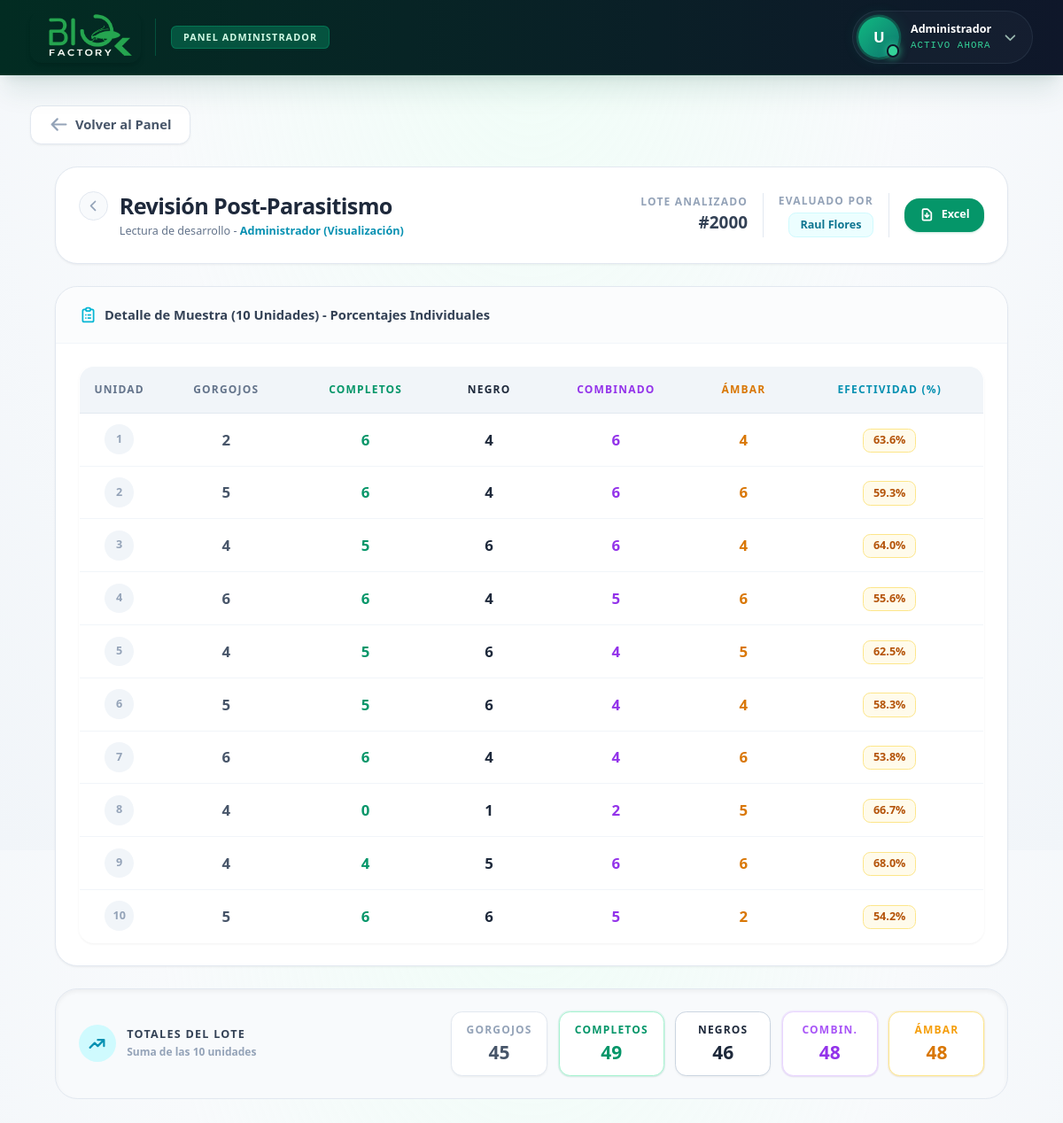
The page /admin/catopar/post/revision/4 on the database its author committed.
### tables this page shows
CREATE TABLE POST_PARASITISMO_CABECERA (
    id_cabecera INTEGER PRIMARY KEY AUTOINCREMENT,
    id_lote TEXT NOT NULL,
    id_operador INTEGER NOT NULL,
    fecha_registro TEXT NOT NULL
, semana INTEGER, estatus TEXT DEFAULT 'Pendiente', porcentaje_global REAL DEFAULT 0.0);

CREATE TABLE USUARIOS (
    id_usuario INTEGER PRIMARY KEY AUTOINCREMENT,
    id_area INTEGER,
    nombre_usuario VARCHAR(150) NOT NULL,
    puesto VARCHAR(100),
    nip_firma VARCHAR(50)
, estatus TEXT DEFAULT 'Activo');

CREATE TABLE POST_PARASITISMO_DETALLE (
    id_detalle INTEGER PRIMARY KEY AUTOINCREMENT,
    id_cabecera INTEGER,
    numero_garbanzo INTEGER,
    gorg_nacidos INTEGER,
    gorg_pupas INTEGER,
    cat_negros INTEGER,
    cat_combinados INTEGER,
    cat_ambar INTEGER, porcentaje_individual REAL DEFAULT 0.0,
    FOREIGN KEY(id_cabecera) REFERENCES POST_PARASITISMO_CABECERA(id_cabecera)
);

### routes/admin.py (the view)
@admin_bp.route('/catopar/post/revision/<int:id_cabecera>')
def catopar_post_revision(id_cabecera):
    try:
        conn = get_db_connection()
        cursor = conn.cursor()
        cursor.execute("""
            SELECT C.*, U.nombre_usuario
            FROM POST_PARASITISMO_CABECERA C
            JOIN USUARIOS U ON C.id_operador = U.id_usuario
            WHERE C.id_cabecera = ?
        """, (id_cabecera,))
        lote_row = cursor.fetchone()
        if not lote_row:
            flash("El registro solicitado no existe.", "error")
            return redirect(url_for('admin.catopar_post'))
        lote = dict(lote_row)
        cursor.execute("""
            SELECT * FROM POST_PARASITISMO_DETALLE
            WHERE id_cabecera = ? ORDER BY numero_garbanzo
        """, (id_cabecera,))
        detalles = []
        for row in cursor.fetchall():
            d = dict(row)
            suma_cat = (d.get('cat_negros') or 0) + (d.get('cat_combinados') or 0) + (d.get('cat_ambar') or 0)
            total_fila = (d.get('gorg_nacidos') or 0) + (d.get('gorg_pupas') or 0) + suma_cat
            porcentaje_ind = (suma_cat / total_fila * 100) if total_fila > 0 else 0.0
            d['porcentaje_individual'] = round(porcentaje_ind, 1)
            detalles.append(d)
        totales = {
            'gorgojos': sum(d['gorg_nacidos'] for d in detalles),
            'completos': sum(d['gorg_pupas'] for d in detalles),
            'negro': sum(d['cat_negros'] for d in detalles),
            'combinado': sum(d['cat_combinados'] for d in detalles),
            'ambar': sum(d['cat_ambar'] for d in detalles)
        }
        conn.close()
        return render_template('admin/catopar/post_revision.html', lote=lote, detalles=detalles, totales=totales)
    except Exception as e:
        print("Error en Revisión Post-Parasitismo:", e)
        return redirect(url_for('admin.catopar_post'))

### routes/admin.py (called while the page is built)
def get_db_connection():
    conn = sqlite3.connect('Bd_SIO-AGRO.db', isolation_level=None)
    conn.row_factory = sqlite3.Row
    return conn

### templates/admin/catopar/post_revision.html (shortened to what this page needs)
{% extends "admin/base_admin.html" %}
{% block content %}
<div class="w-full max-w-5xl mx-auto flex flex-col gap-6 pb-24 mb-12">
    <div
        class="flex flex-col md:flex-row justify-between items-start md:items-center gap-4 bg-white p-6 rounded-3xl shadow-sm border border-slate-200">
        <div>
            <div class="flex items-center gap-3 mb-1">
                <a href="{{ url_for('admin.catopar_post') }}"
                    class="w-8 h-8 rounded-full bg-slate-50 hover:bg-slate-100 flex items-center justify-center text-slate-400 hover:text-slate-600 transition-colors border border-slate-200">
                    <svg class="w-4 h-4" fill="none" stroke="currentColor" viewBox="0 0 24 24">
                        <path stroke-linecap="round" stroke-linejoin="round" stroke-width="2.5" d="M15 19l-7-7 7-7">
                        </path>
                    </svg>
                </a>
                <h1 class="text-2xl font-black text-slate-800 tracking-tight">Revisión Post-Parasitismo</h1>
            </div>
            <p class="text-xs text-slate-500 font-medium ml-11">Lectura de desarrollo - <span
                    class="text-cyan-600 font-bold">Administrador (Visualización)</span></p>
        </div>
        <div class="flex items-center gap-4 flex-wrap">
            <div class="flex flex-col items-end justify-center py-1">
                <span class="text-[10px] font-black text-slate-400 uppercase tracking-widest">Lote Analizado</span>
                <span class="text-lg font-black text-slate-700">#{{ lote.id_lote }}</span>
            </div>
            <div class="flex flex-col items-end justify-center py-1">
                <span class="text-[10px] font-black text-slate-400 uppercase tracking-widest">Evaluado por</span>
                <span
                    class="px-3 py-1 bg-cyan-50 text-cyan-700 text-xs font-black rounded-lg border border-cyan-100 mt-1">{{
                    lote.nombre_usuario }}</span>
            </div>
            <div>
                <a href="{{ url_for('admin.exportar_post_excel', id_cabecera=lote.id_cabecera) }}"
                    class="inline-flex items-center gap-2 px-4 py-2.5 bg-emerald-600 hover:bg-emerald-700 text-white text-xs font-black rounded-2xl shadow-sm shadow-emerald-600/20 transition-all">
                    <svg class="w-4 h-4" fill="none" stroke="currentColor" viewBox="0 0 24 24">
                        <path stroke-linecap="round" stroke-linejoin="round" stroke-width="2.5"
                            d="M12 10v6m0 0l-3-3m3 3l3-3m2 8H7a2 2 0 01-2-2V5a2 2 0 012-2h5.586a1 1 0 01.707.293l5.414 5.414a1 1 0 01.293.707V19a2 2 0 01-2 2z">
                        </path>
                    </svg>
                    Excel
                </a>
            </div>
        </div>
    </div>
    <div class="bg-white rounded-3xl shadow-sm border border-slate-200 overflow-hidden">
        <div class="px-6 py-5 border-b border-slate-100 bg-slate-50/50 flex justify-between items-center">
            <h3 class="text-sm font-bold text-slate-700 flex items-center gap-2">
                Detalle de Muestra (10 Unidades) - Porcentajes Individuales
            </h3>
        </div>
        <div class="overflow-x-auto w-full p-4 sm:p-6">
            <table
                class="w-full text-left border-collapse min-w-[700px] border border-slate-200 rounded-2xl overflow-hidden shadow-sm">
                <thead>
                    <tr
                        class="bg-slate-100 border-b border-slate-200 text-[10px] uppercase tracking-widest text-slate-500 font-black">
                        <th class="p-4 text-center w-20">Unidad</th>
                        <th class="p-4 text-center">Gorgojos</th>
                        <th class="p-4 text-center text-emerald-600">Completos</th>
                        <th class="p-4 text-center text-slate-800">Negro</th>
                        <th class="p-4 text-center text-purple-600">Combinado</th>
                        <th class="p-4 text-center text-amber-600">Ámbar</th>
                        <th class="p-4 text-center text-cyan-600">Efectividad (%)</th>
                    </tr>
                </thead>
                <tbody class="divide-y divide-slate-100">
                    {% for d in detalles %}
                    <tr
                        class="hover:bg-emerald-50/60 active:bg-emerald-100/60 transition-colors duration-150 group cursor-pointer">
                        <td class="p-3 text-center">
                            <div
                                class="w-8 h-8 rounded-full bg-slate-100 text-slate-400 font-black text-xs flex items-center justify-center mx-auto group-hover:bg-emerald-200 group-hover:text-emerald-800 transition-colors">
                                {{ d.numero_garbanzo }}
                            </div>
                        </td>
                        <td class="p-3 text-center font-bold text-slate-600">{{ d.gorg_nacidos }}</td>
                        <td class="p-3 text-center font-black text-emerald-600">{{ d.gorg_pupas }}</td>
                        <td class="p-3 text-center font-black text-slate-800">{{ d.cat_negros }}</td>
                        <td class="p-3 text-center font-black text-purple-600">{{ d.cat_combinados }}</td>
                        <td class="p-3 text-center font-black text-amber-600">{{ d.cat_ambar }}</td>
                        <td class="p-3 text-center">
                            <span
                                class="inline-flex items-center px-2.5 py-1 rounded-lg text-xs font-black {% if d.porcentaje_individual >= 80 %}text-emerald-700 bg-emerald-50 border border-emerald-200{% elif d.porcentaje_individual >= 50 %}text-amber-700 bg-amber-50 border border-amber-200{% else %}text-rose-700 bg-rose-50 border border-rose-200{% endif %}">
                                {{ d.porcentaje_individual }}%
                            </span>
                        </td>
                    </tr>
                    {% endfor %}
                </tbody>
            </table>
        </div>
    </div>
    <div
        class="flex flex-col lg:flex-row items-center justify-between gap-6 bg-slate-50 p-6 rounded-3xl border border-slate-200 shadow-inner">
        <div class="flex items-center gap-3">
            <div class="w-10 h-10 rounded-full bg-cyan-100 flex items-center justify-center text-cyan-600">
                <svg class="w-5 h-5" fill="none" stroke="currentColor" viewBox="0 0 24 24">
                    <path stroke-linecap="round" stroke-linejoin="round" stroke-width="2.5"
                        d="M13 7h8m0 0v8m0-8l-8 8-4-4-6 6"></path>
                </svg>
            </div>
            <div>
                <h3 class="text-xs font-black text-slate-700 uppercase tracking-widest">Totales del Lote</h3>
                <p class="text-[10px] text-slate-400 font-bold mt-0.5">Suma de las 10 unidades</p>
            </div>
        </div>
        <div class="flex flex-wrap gap-3 w-full lg:w-auto justify-center">
            <div class="text-center px-4 py-2.5 bg-white rounded-xl shadow-sm border border-slate-200 min-w-[90px]">
                <span
                    class="text-[10px] uppercase tracking-widest font-black text-slate-400 block mb-0.5">Gorgojos</span>
                <span class="text-xl font-black text-slate-600">{{ totales.gorgojos }}</span>
            </div>
            <div
                class="text-center px-4 py-2.5 bg-white rounded-xl shadow-sm border border-emerald-200 min-w-[90px] ring-1 ring-emerald-500/10">
                <span
                    class="text-[10px] uppercase tracking-widest font-black text-emerald-600 block mb-0.5">Completos</span>
                <span class="text-xl font-black text-emerald-600">{{ totales.completos }}</span>
            </div>
            <div class="text-center px-4 py-2.5 bg-white rounded-xl shadow-sm border border-slate-300 min-w-[90px]">
                <span class="text-[10px] uppercase tracking-widest font-black text-slate-800 block mb-0.5">Negros</span>
                <span class="text-xl font-black text-slate-800">{{ totales.negro }}</span>
            </div>
            <div
                class="text-center px-4 py-2.5 bg-white rounded-xl shadow-sm border border-purple-200 min-w-[90px] ring-1 ring-purple-500/10">
                <span
                    class="text-[10px] uppercase tracking-widest font-black text-purple-500 block mb-0.5">Combin.</span>
                <span class="text-xl font-black text-purple-600">{{ totales.combinado }}</span>
            </div>
            <div
                class="text-center px-4 py-2.5 bg-white rounded-xl shadow-sm border border-amber-200 min-w-[90px] ring-1 ring-amber-500/10">
                <span class="text-[10px] uppercase tracking-widest font-black text-amber-500 block mb-0.5">Ámbar</span>
                <span class="text-xl font-black text-amber-600">{{ totales.ambar }}</span>
            </div>
        </div>
    </div>
</div>
{% endblock %}

### templates/admin/base_admin.html (style rules this page uses)
html { scroll-behavior: smooth; font-size: 14px; }
@media (min-width: 1024px) { html { zoom: 120%; } }

### rows shown on the page
POST_PARASITISMO_CABECERA: id_lote "2000"
USUARIOS: nombre_usuario "Raul Flores"
POST_PARASITISMO_DETALLE: numero_garbanzo "8", gorg_nacidos "4", gorg_pupas "0", cat_negros "1", cat_combinados "2", cat_ambar "5", porcentaje_individual "66.7"

### other values the page prints
{{ session.get('nombre', 'U')[0]|upper if session.get('nombre') else 'U' }} "U"
{{ session.get('nombre', 'Administrador') }} "Administrador"
{{ d.numero_garbanzo }} "1" "2" "3" "4" "5" "6" "7" "9" "10"
{{ d.gorg_nacidos }} "2" "5" "4" "6" "4" "5" "6" "4" "5"
{{ d.gorg_pupas }} "6" "6" "5" "6" "5" "5" "6" "4" "6"
{{ d.cat_negros }} "4" "4" "6" "4" "6" "6" "4" "5" "6"
{{ d.cat_combinados }} "6" "6" "6" "5" "4" "4" "4" "6" "5"
{{ d.cat_ambar }} "4" "6" "4" "6" "5" "4" "6" "6" "2"
{{ d.porcentaje_individual }} "63.6" "59.3" "64.0" "55.6" "62.5" "58.3" "53.8" "68.0" "54.2"
{{ totales.gorgojos }} "45"
{{ totales.completos }} "49"
{{ totales.negro }} "46"
{{ totales.combinado }} "48"
{{ totales.ambar }} "48"
